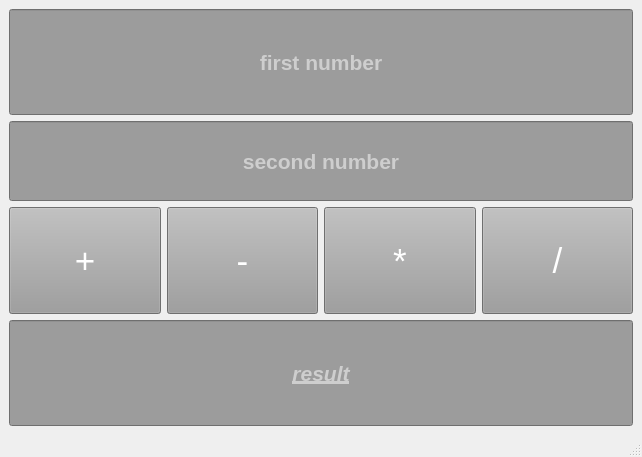
<?xml version="1.0" encoding="UTF-8"?>
<ui version="4.0">
 <class>MainWindow</class>
 <widget class="QMainWindow" name="MainWindow">
  <property name="geometry">
   <rect>
    <x>0</x>
    <y>0</y>
    <width>642</width>
    <height>457</height>
   </rect>
  </property>
  <property name="windowTitle">
   <string>MainWindow</string>
  </property>
  <widget class="QWidget" name="centralwidget">
   <layout class="QGridLayout" name="gridLayout">
    <item row="0" column="0">
     <layout class="QVBoxLayout" name="verticalLayout">
      <item>
       <widget class="QLineEdit" name="firstNumber">
        <property name="sizePolicy">
         <sizepolicy hsizetype="Expanding" vsizetype="Expanding">
          <horstretch>0</horstretch>
          <verstretch>0</verstretch>
         </sizepolicy>
        </property>
        <property name="minimumSize">
         <size>
          <width>0</width>
          <height>80</height>
         </size>
        </property>
        <property name="font">
         <font>
          <pointsize>16</pointsize>
          <italic>false</italic>
          <bold>true</bold>
          <underline>false</underline>
         </font>
        </property>
        <property name="styleSheet">
         <string notr="true">background-color: rgb(156, 156, 156);
color: rgb(255, 255, 255)</string>
        </property>
        <property name="alignment">
         <set>Qt::AlignCenter</set>
        </property>
        <property name="placeholderText">
         <string>first number</string>
        </property>
       </widget>
      </item>
      <item>
       <widget class="QLineEdit" name="secondNumber">
        <property name="minimumSize">
         <size>
          <width>0</width>
          <height>80</height>
         </size>
        </property>
        <property name="font">
         <font>
          <pointsize>16</pointsize>
          <italic>false</italic>
          <bold>true</bold>
          <underline>false</underline>
         </font>
        </property>
        <property name="styleSheet">
         <string notr="true">background-color: rgb(156, 156, 156);
color: rgb(255, 255, 255)</string>
        </property>
        <property name="alignment">
         <set>Qt::AlignCenter</set>
        </property>
        <property name="placeholderText">
         <string>second number</string>
        </property>
       </widget>
      </item>
      <item>
       <layout class="QHBoxLayout" name="horizontalLayout">
        <item>
         <widget class="QPushButton" name="addButton">
          <property name="sizePolicy">
           <sizepolicy hsizetype="Minimum" vsizetype="Expanding">
            <horstretch>0</horstretch>
            <verstretch>0</verstretch>
           </sizepolicy>
          </property>
          <property name="font">
           <font>
            <pointsize>26</pointsize>
           </font>
          </property>
          <property name="styleSheet">
           <string notr="true">background-color: rgb(156, 156, 156);
color: rgb(255, 255, 255)</string>
          </property>
          <property name="text">
           <string>+</string>
          </property>
         </widget>
        </item>
        <item>
         <widget class="QPushButton" name="minusButton">
          <property name="sizePolicy">
           <sizepolicy hsizetype="Minimum" vsizetype="Expanding">
            <horstretch>0</horstretch>
            <verstretch>0</verstretch>
           </sizepolicy>
          </property>
          <property name="font">
           <font>
            <pointsize>26</pointsize>
           </font>
          </property>
          <property name="styleSheet">
           <string notr="true">background-color: rgb(156, 156, 156);
color: rgb(255, 255, 255)</string>
          </property>
          <property name="text">
           <string>-</string>
          </property>
         </widget>
        </item>
        <item>
         <widget class="QPushButton" name="mulButton">
          <property name="sizePolicy">
           <sizepolicy hsizetype="Minimum" vsizetype="Expanding">
            <horstretch>0</horstretch>
            <verstretch>0</verstretch>
           </sizepolicy>
          </property>
          <property name="font">
           <font>
            <pointsize>26</pointsize>
           </font>
          </property>
          <property name="styleSheet">
           <string notr="true">background-color: rgb(156, 156, 156);
color: rgb(255, 255, 255)</string>
          </property>
          <property name="text">
           <string>*</string>
          </property>
         </widget>
        </item>
        <item>
         <widget class="QPushButton" name="divButton">
          <property name="sizePolicy">
           <sizepolicy hsizetype="Minimum" vsizetype="Expanding">
            <horstretch>0</horstretch>
            <verstretch>0</verstretch>
           </sizepolicy>
          </property>
          <property name="font">
           <font>
            <pointsize>26</pointsize>
           </font>
          </property>
          <property name="styleSheet">
           <string notr="true">background-color: rgb(156, 156, 156);
color: rgb(255, 255, 255)</string>
          </property>
          <property name="text">
           <string>/</string>
          </property>
         </widget>
        </item>
       </layout>
      </item>
      <item>
       <widget class="QLineEdit" name="result">
        <property name="sizePolicy">
         <sizepolicy hsizetype="Expanding" vsizetype="Expanding">
          <horstretch>0</horstretch>
          <verstretch>0</verstretch>
         </sizepolicy>
        </property>
        <property name="minimumSize">
         <size>
          <width>0</width>
          <height>80</height>
         </size>
        </property>
        <property name="font">
         <font>
          <pointsize>16</pointsize>
          <italic>true</italic>
          <bold>true</bold>
          <underline>true</underline>
         </font>
        </property>
        <property name="styleSheet">
         <string notr="true">background-color: rgb(156, 156, 156);
color: rgb(255, 255, 255)</string>
        </property>
        <property name="alignment">
         <set>Qt::AlignCenter</set>
        </property>
        <property name="placeholderText">
         <string>result</string>
        </property>
       </widget>
      </item>
     </layout>
    </item>
   </layout>
  </widget>
  <widget class="QMenuBar" name="menubar">
   <property name="geometry">
    <rect>
     <x>0</x>
     <y>0</y>
     <width>642</width>
     <height>22</height>
    </rect>
   </property>
  </widget>
  <widget class="QStatusBar" name="statusbar"/>
 </widget>
 <tabstops>
  <tabstop>firstNumber</tabstop>
  <tabstop>secondNumber</tabstop>
  <tabstop>result</tabstop>
  <tabstop>addButton</tabstop>
  <tabstop>minusButton</tabstop>
  <tabstop>mulButton</tabstop>
  <tabstop>divButton</tabstop>
 </tabstops>
 <resources/>
 <connections>
  <connection>
   <sender>addButton</sender>
   <signal>clicked()</signal>
   <receiver>MainWindow</receiver>
   <slot>plus()</slot>
   <hints>
    <hint type="sourcelabel">
     <x>105</x>
     <y>156</y>
    </hint>
    <hint type="destinationlabel">
     <x>32</x>
     <y>440</y>
    </hint>
   </hints>
  </connection>
  <connection>
   <sender>minusButton</sender>
   <signal>clicked()</signal>
   <receiver>MainWindow</receiver>
   <slot>minus()</slot>
   <hints>
    <hint type="sourcelabel">
     <x>274</x>
     <y>160</y>
    </hint>
    <hint type="destinationlabel">
     <x>114</x>
     <y>439</y>
    </hint>
   </hints>
  </connection>
  <connection>
   <sender>mulButton</sender>
   <signal>clicked()</signal>
   <receiver>MainWindow</receiver>
   <slot>multiply()</slot>
   <hints>
    <hint type="sourcelabel">
     <x>474</x>
     <y>181</y>
    </hint>
    <hint type="destinationlabel">
     <x>283</x>
     <y>439</y>
    </hint>
   </hints>
  </connection>
  <connection>
   <sender>divButton</sender>
   <signal>clicked()</signal>
   <receiver>MainWindow</receiver>
   <slot>devide()</slot>
   <hints>
    <hint type="sourcelabel">
     <x>630</x>
     <y>181</y>
    </hint>
    <hint type="destinationlabel">
     <x>456</x>
     <y>439</y>
    </hint>
   </hints>
  </connection>
 </connections>
 <slots>
  <slot>plus()</slot>
  <slot>minus()</slot>
  <slot>multiply()</slot>
  <slot>devide()</slot>
  <slot>equal()</slot>
 </slots>
</ui>
